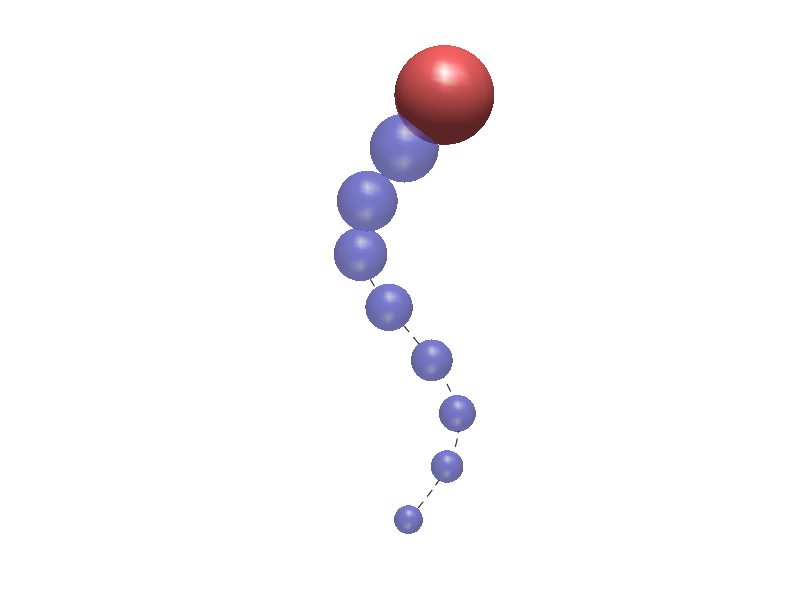

The MATLAB source for this figure:
clc; close all; clear;

% Colors
Red = [255,102,102]./255;
Blue = [102,102,255]./255;

LightingType = 'gouraud';
EdgeColor = 'none';
% Transparency value
alphavalue = 0.5;

%% Media properties and physical constants

qe = -1.60217662e-19; % Charge of electron [C]
kB = 1.38064852e-23; % Boltzman Constant [J/K]
eps0 = 8.85418782e-12; % Permitivity of free space [F/m]

epsr = 80;
sigma = 1;

eps = eps0*epsr;

wp = sigma / eps;
taup = 1/wp;

%% Trajectory

v = 20; % velocity [m/s]
tfinal = taup*3;
Nt = 100;

t = linspace(0,tfinal,Nt);
xp = 5e-9 .* sin(t./0.3e-9);
yp = 0 .* t;
zp = v .* t;

R = [xp;yp;zp].';

%% Virtual Charge Parameters

Nvc = 8;
Ntau = 3;
tauvc = Ntau * taup / Nvc; 

%% Locations and Sizes of Virtual Charges

I = (1:1:Nvc);
qvc = exp(-I.*tauvc/taup);
% The vector schould be scaled such that q + sum(qvc) = 0
scale = 1 / sum(qvc);
qvc = qvc.*scale;

tNOW = t(end);

for j = 1:Nvc
    % Calculate how long ago the virtual charge was created
    tvc = tNOW - j*tauvc;
    % If the virtual charge time is beyond the scope of the time
    % vector (i.e. it is from before t = 0) then we give it the
    % initial location. 
    if tvc < 0
        CV(j).Rvcj = R(1,:);
    else
        CV(j).Rvcj = interp1(t,R,tvc);
    end
    
    CV(j).q = qvc(j);
end

%% Plot Charges

% Radius of sphere representing tubulin monomer
SphereRadius = 5e-9;

% Generate Sphere
[X0,Y0,Z0] = sphere;

% Rezise sphere
X = X0.*SphereRadius;
Y = Y0.*SphereRadius;
Z = Z0.*SphereRadius;

% Plot Primary Charge
Rprimary = R(end,:);

% Translate Sphere
X_primary = X + Rprimary(1);
Y_primary = Y + Rprimary(2);
Z_primary = Z + Rprimary(3);
    
% Plot Spheres
hSurface=surf(X_primary,Y_primary,Z_primary);
 hold on
set(hSurface,'FaceColor',Red, ...
  'FaceAlpha',1,'FaceLighting',LightingType,'EdgeColor',EdgeColor)

for i = 1:Nvc
        
    % Rezise sphere
    X = X0.*SphereRadius*qvc(i)^(1/3);
    Y = Y0.*SphereRadius*qvc(i)^(1/3);
    Z = Z0.*SphereRadius*qvc(i)^(1/3);

    Xvc = X + CV(i).Rvcj(1);
    Yvc = Y + CV(i).Rvcj(2);
    Zvc = Z + CV(i).Rvcj(3);
    
    hSurface=surf(Xvc,Yvc,Zvc);
    hold on
    set(hSurface,'FaceColor',Blue, ...
    'FaceAlpha',alphavalue,'FaceLighting',LightingType,'EdgeColor',EdgeColor)
end

plot3(xp,yp,zp,'k--')

axis equal
set(gca,'visible','off')
camlight
view([0,-1,0])
  
